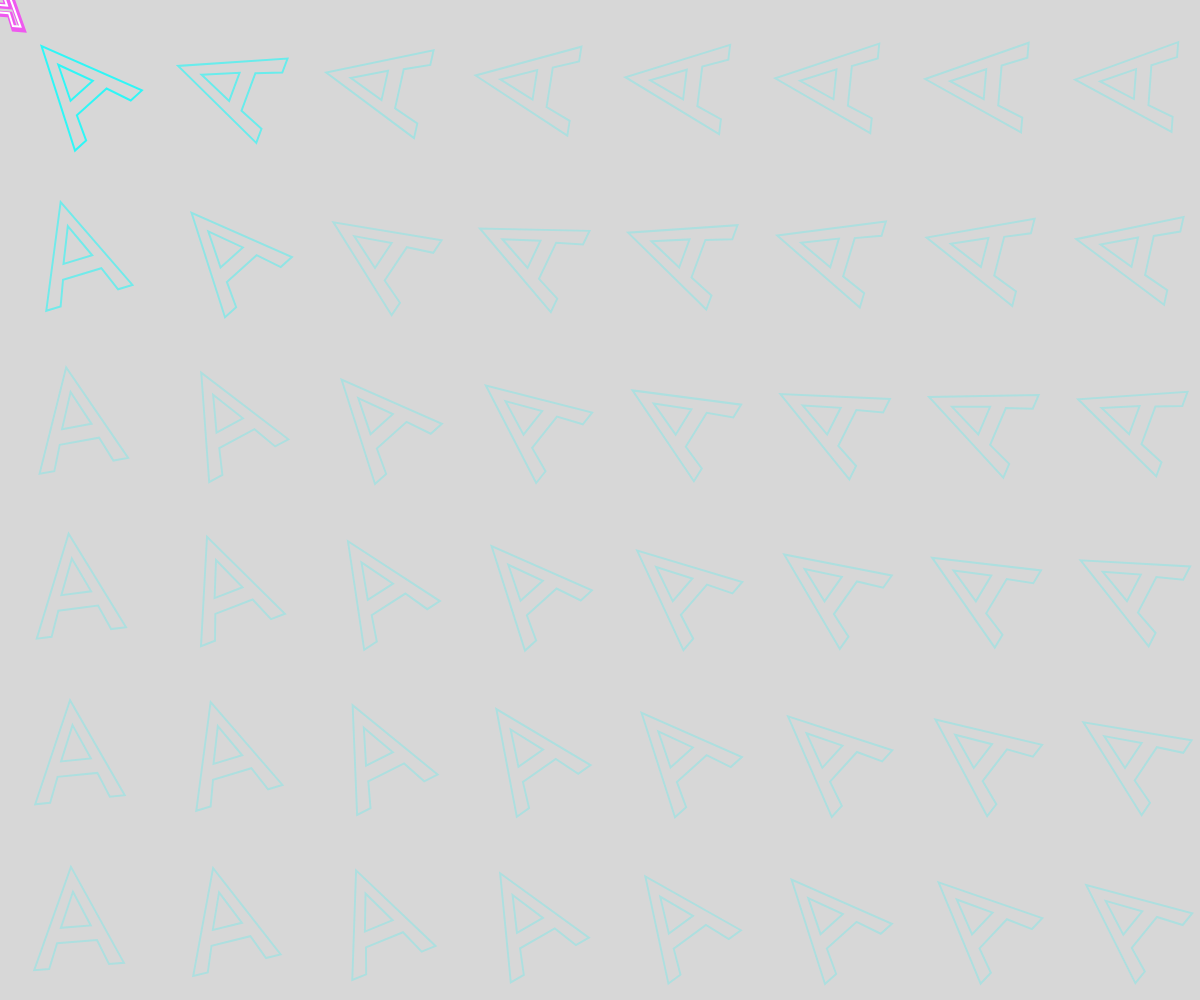
Frame 1 (no input)
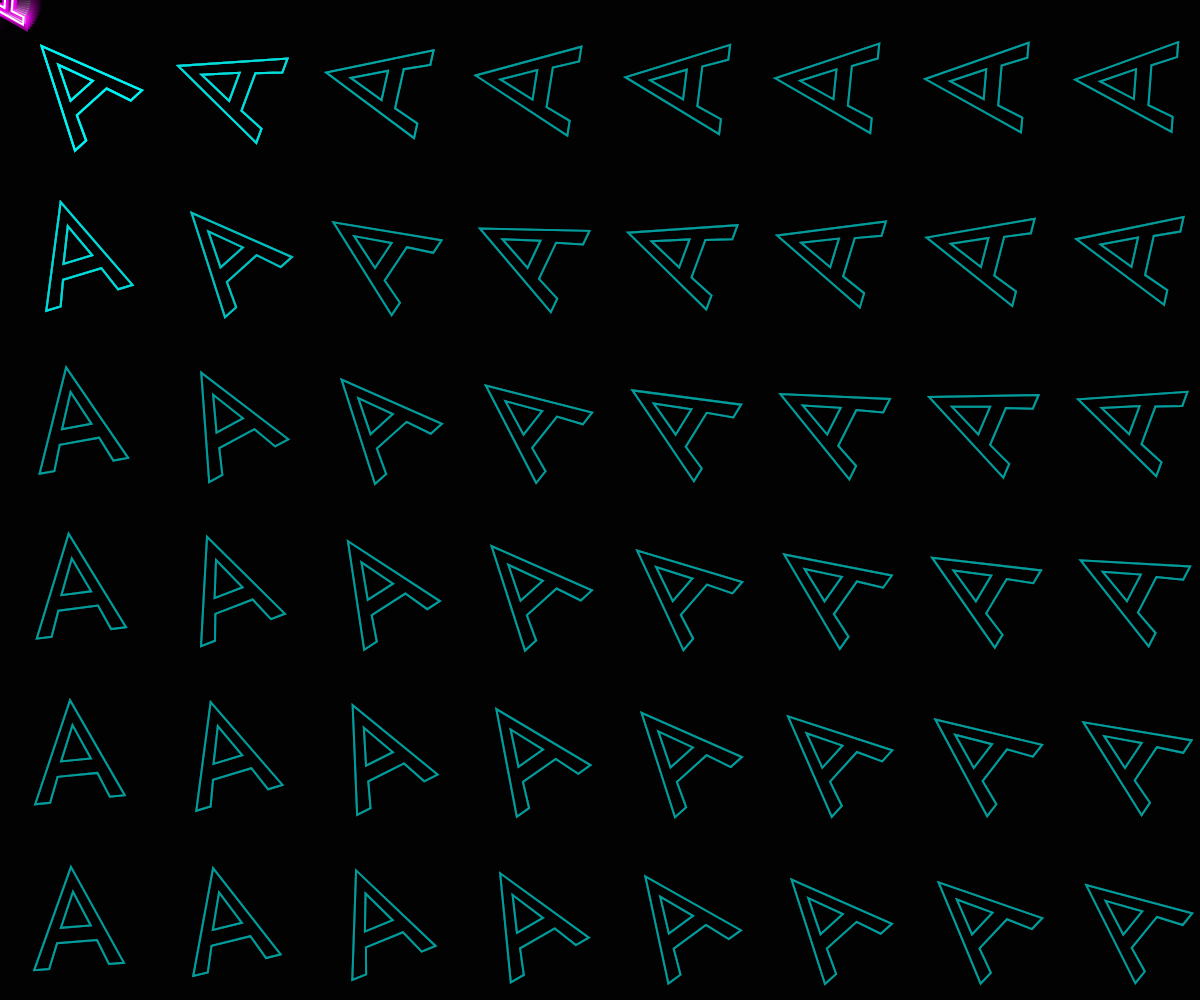
Frame 60 (no input)
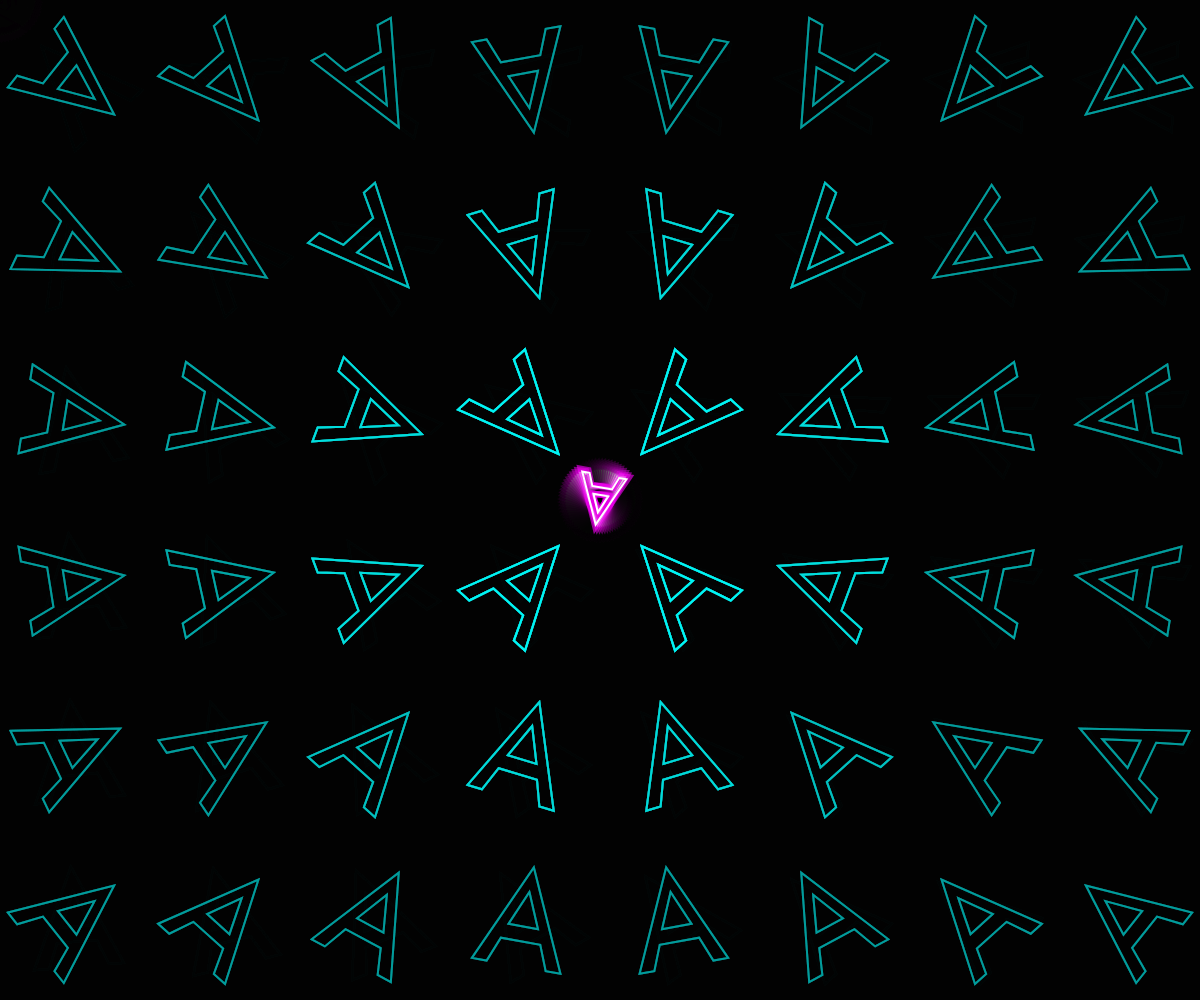
Frame 120 (the mouse pressed at the canvas centre since frame 60)

The p5.js sketch that drew these frames (run headless with seeded random() and noise() and a simulated clock; from frame 60 on, the mouse is pressed at the canvas centre):

// p5.js sketch
// ── sketch.js
const k_outer = [0, 10, 4.5, 0, 9, 10, 7.5, 10, 6.5, 7.5, 2.5, 7.5, 1.5, 10];
const k_inner = [4.5, 2.5, 6, 6, 3, 6];

function setup() {
    createCanvas(windowWidth, windowHeight);
    noCursor(); // Nasconde il mouse originale
}

function windowResized() {
    resizeCanvas(windowWidth, windowHeight);
}

function draw() {
    // Sfondo nero con scia persistente
    fill(0, 40); 
    noStroke();
    rect(0, 0, width, height);
    
    noFill();
    
    // Configurazione griglia
    let cols = 8;
    let rows = 6;
    let spacingX = width / cols;
    let spacingY = height / rows;

    for (let i = 0; i < cols; i++) {
        for (let j = 0; j < rows; j++) {
            let posX = spacingX * i + spacingX / 2;
            let posY = spacingY * j + spacingY / 2;
            
            push();
            translate(posX, posY);
            
            // Calcolo distanza dal mouse per la luminosità
            let d = dist(mouseX, mouseY, posX, posY);
            let proximity = map(d, 0, 400, 255, 50, true); 
            
            // Rotazione verso il mouse
            let angle = atan2(mouseY - posY, mouseX - posX);
            rotate(angle + PI/2);
            
            // --- COLORE ACCESO PER LE A DI SFONDO ---
            // Un azzurro neon che brilla più forte se il mouse è vicino
            stroke(0, 255, 255, proximity); 
            strokeWeight(2);
            
            drawLetterA(10); 
            pop();
        }
    }

    // --- DISEGNO IL CURSORE "A" SUPER ACCESO ---
    drawCursorA();
}

function drawCursorA() {
    push();
    translate(mouseX, mouseY);
    
    // Rotazione automatica veloce per il cursore
    rotate(frameCount * 0.08);
    
    // Effetto "Glow" (disegniamo la forma due volte con spessori diversi)
    // 1. Aura esterna (Magenta)
    stroke(255, 0, 255, 150);
    strokeWeight(6);
    drawLetterA(5.5);
    
    // 2. Nucleo interno (Bianco)
    stroke(255);
    strokeWeight(2);
    drawLetterA(5);
    
    pop();
}

function drawLetterA(s) {
    beginShape();
    for (let k = 0; k < k_outer.length; k += 2) {
        vertex((k_outer[k] - 4.5) * s, (k_outer[k+1] - 5) * s);
    }
    beginContour();
    for (let k = 0; k < k_inner.length; k += 2) {
        vertex((k_inner[k] - 4.5) * s, (k_inner[k+1] - 5) * s);
    }
    endContour();
    endShape(CLOSE);
}
// ── Esercizio2a.html
<!DOCTYPE html>
<html lang="en">
<head>
    <meta charset="UTF-8">
    <meta name="viewport" content="width=device-width, initial-scale=1.0">
    <title>Document</title>
    <script>https://cdn.jsdelivr.net/npm/p5@1.11.11/lib/p5.min.js</script>
</head>
<body>
    <script> src="sketch.js"</script>
    
</body>
</html>
